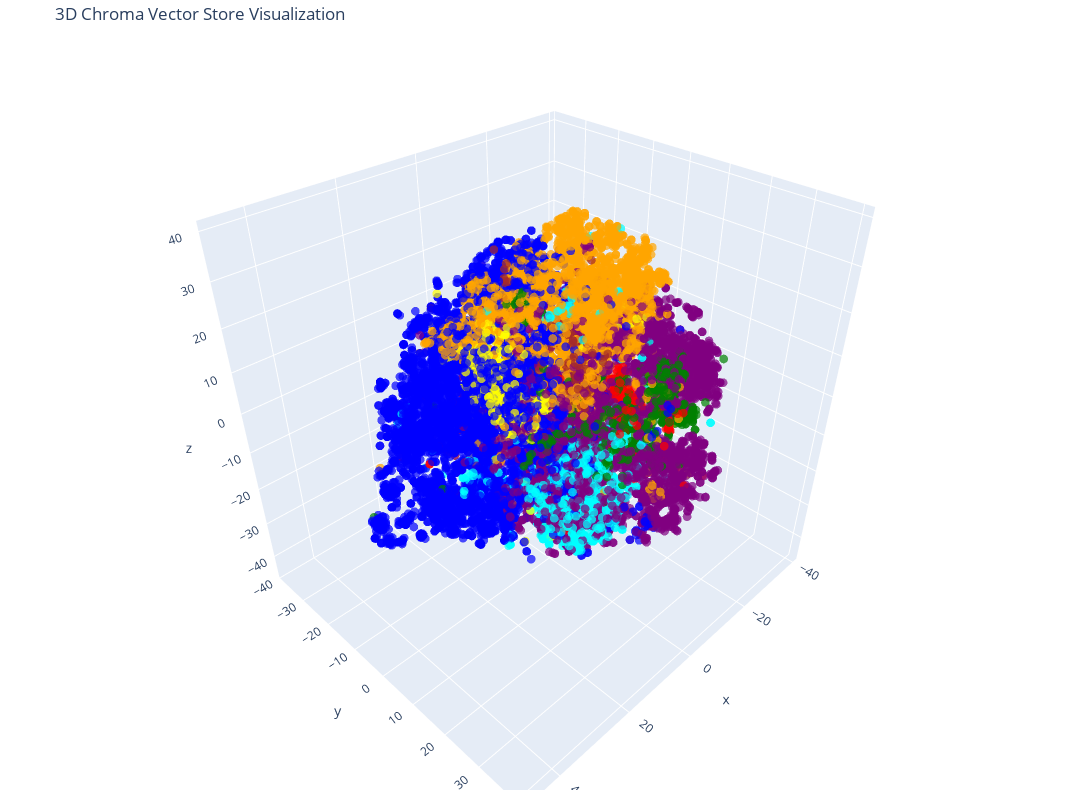

Notebook code for this chart:
### Code cell
# Create the 3D scatter plot
fig = go.Figure(data=[go.Scatter3d(
    x=reduced_vectors[:, 0],
    y=reduced_vectors[:, 1],
    z=reduced_vectors[:, 2],
    mode='markers',
    marker=dict(size=3, color=colors, opacity=0.7),
)])

fig.update_layout(
    title='3D Chroma Vector Store Visualization',
    scene=dict(xaxis_title='x', yaxis_title='y', zaxis_title='z'),
    width=1200,
    height=800,
    margin=dict(r=20, b=10, l=10, t=40)
)

fig.show()

### Figure 1 — Plotly figure (JSON) as saved in the notebook; plotly's stock layout.template omitted (floating-point values rounded to 4 significant figures; data arrays with more than 128 entries replaced by an {"elided": "..."} marker saying what was removed)
{"data": [{"marker": {"color": {"elided": "20000 str values"}, "opacity": 0.7, "size": 3}, "mode": "markers", "type": "scatter3d", "x": {"elided": "20000 float values"}, "y": {"elided": "20000 float values"}, "z": {"elided": "20000 float values"}}], "layout": {"height": 800, "margin": {"b": 10, "l": 10, "r": 20, "t": 40}, "scene": {"xaxis": {"title": {"text": "x"}}, "yaxis": {"title": {"text": "y"}}, "zaxis": {"title": {"text": "z"}}}, "title": {"text": "3D Chroma Vector Store Visualization"}, "width": 1200}}
